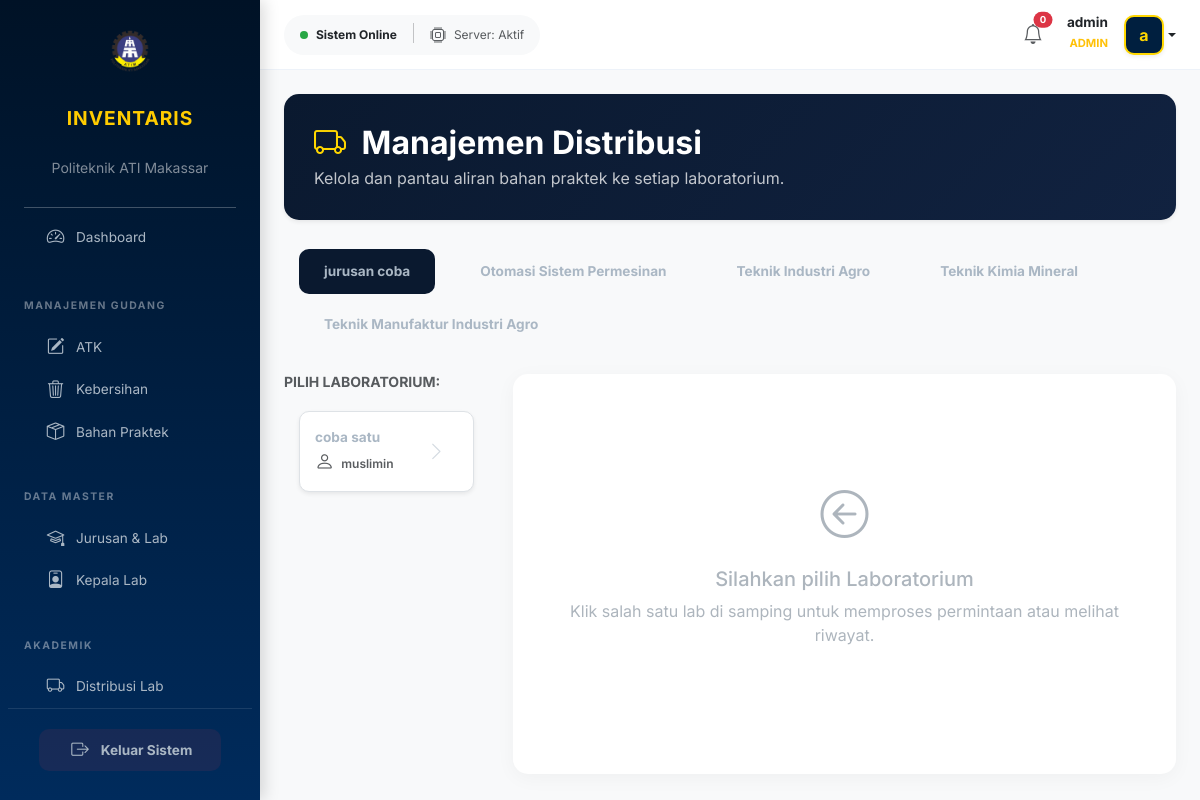
Page /modules/distribusi/index.php (signed in) on the committed database.
### tables this page shows
CREATE TABLE `jurusan` (
  `id_jurusan` int NOT NULL,
  `nama_jurusan` varchar(100) DEFAULT NULL
);

CREATE TABLE `kepala_lab` (
  `id_kepala` int NOT NULL,
  `id_lab` int DEFAULT NULL,
  `nama_kepala` varchar(100) NOT NULL,
  `username` varchar(50) DEFAULT NULL,
  `password` varchar(255) DEFAULT NULL,
  `password_plain` varchar(255) DEFAULT NULL,
  `nip` varchar(50) DEFAULT NULL,
  `kontak` varchar(20) DEFAULT NULL,
  `role` varchar(20) DEFAULT 'kepala_lab'
);

CREATE TABLE `lab` (
  `id_lab` int NOT NULL,
  `id_jurusan` int DEFAULT NULL,
  `nama_lab` varchar(100) DEFAULT NULL
);

### modules/distribusi/index.php (the view, shortened to what this page needs)
<?php
include "../../config/database.php";
$query_jurusan = mysqli_query($conn, "SELECT * FROM jurusan ORDER BY nama_jurusan ASC");
?>
<!DOCTYPE html>
<html lang="id">
<head>
    <link href="https://cdn.jsdelivr.net/npm/bootstrap@5.3.0/dist/css/bootstrap.min.css" rel="stylesheet">
    <link rel="stylesheet" href="https://cdn.jsdelivr.net/npm/bootstrap-icons@1.11.1/font/bootstrap-icons.css">
    <link href="../../assets/css/style.css" rel="stylesheet">
</head>
<body>
<div class="wrapper">
    <?php include "../../includes/sidebar.php"; ?>
    <div class="main-content">
        <?php include "../../includes/header.php"; ?>
        <div class="p-4">
            <div class="hero-banner shadow-sm">
                <div class="row align-items-center">
                    <div class="col-md-8">
                        <h2 class="fw-bold mb-1">
                            <i class="bi bi-truck me-2" style="color: var(--accent-yellow);"></i> Manajemen Distribusi</span>
                        </h2>
                        <p class="opacity-75 mb-0">Kelola dan pantau aliran bahan praktek ke setiap laboratorium.</p>
                    </div>
                </div>
            </div>
            <ul class="nav nav-pills nav-jurusan mb-4" id="pills-tab" role="tablist">
    <?php
    $active_j = true;
        mysqli_data_seek($query_jurusan, 0);
        while($j = mysqli_fetch_assoc($query_jurusan)):
            $id_jur = $j['id_jurusan'];
        ?>
        <li class="nav-item">
            <button class="nav-link position-relative <?= $active_j ? 'active' : ''; ?>"
                    data-bs-toggle="pill"
                    data-bs-target="#jur-<?= $id_jur; ?>"
                    type="button">
                <?= $j['nama_jurusan']; ?>
            </button>
        </li>
        <?php $active_j = false; endwhile; ?>
    </ul>
<div class="row">
    <div class="col-md-4 col-lg-3">
        <h6 class="fw-bold text-muted mb-3 small uppercase">PILIH LABORATORIUM:</h6>
        <div class="tab-content">
            <?php
            $active_j = true;
            mysqli_data_seek($query_jurusan, 0);
            while($j = mysqli_fetch_assoc($query_jurusan)):
                $id_jur = $j['id_jurusan'];
            ?>
            <div class="tab-pane fade <?= $active_j ? 'show active' : ''; ?>" id="jur-<?= $id_jur; ?>">
                <div class="nav flex-column nav-pills nav-lab">
                    <?php
                    $q_lab = mysqli_query($conn, "SELECT l.*, kl.id_kepala, kl.nama_kepala,
                             (SELECT COUNT(*) FROM permintaan_barang p
                              WHERE p.id_kepala = kl.id_kepala
                              AND p.status = 'pending') as total_permintaan
                             FROM lab l
                             LEFT JOIN kepala_lab kl ON l.id_lab = kl.id_lab
                             WHERE l.id_jurusan = '$id_jur'");
                    while($l = mysqli_fetch_assoc($q_lab)):
                        $id_kepala = !empty($l['id_kepala']) ? $l['id_kepala'] : '';
                        $nama_kepala = !empty($l['nama_kepala']) ? $l['nama_kepala'] : '<span class="text-danger italic">Belum ada Kepala Lab</span>';
                        $jumlah_notif = $l['total_permintaan'];
                    ?>
                    <button class="nav-link mb-2 d-flex justify-content-between align-items-center text-start position-relative shadow-sm"
                            style="border-radius: 10px;"
                            onclick="viewLabDetails('<?= $l['id_lab']; ?>', '<?= addslashes($l['nama_lab']); ?>', '<?= addslashes($j['nama_jurusan']); ?>', '<?= $id_kepala; ?>')"
                            data-bs-toggle="pill" type="button">
                        <div class="w-100">
                            <div class="fw-bold d-block text-navy"><?= $l['nama_lab']; ?></div>
                            <div class="text-muted small" style="font-size: 0.75rem;">
                                <i class="bi bi-person me-1"></i> <?= $nama_kepala; ?>
                            </div>
                        </div>
                        <?php if($jumlah_notif > 0): ?>
                            <span class="badge rounded-pill bg-danger shadow-sm pulse-notif"
                                  style="font-size: 0.7rem; padding: 5px 8px; border: 1px solid white;">
                                <?= $jumlah_notif; ?> Baru
                            </span>
                        <?php else: ?>
                            <i class="bi bi-chevron-right ms-2 opacity-50"></i>
                        <?php endif; ?>
                    </button>
                    <?php endwhile; ?>
                </div>
            </div>
            <?php $active_j = false; endwhile; ?>
        </div>
    </div>
    <div class="col-md-8 col-lg-9">
        <div class="data-container" id="distribusi-view">
            <div class="empty-state">
                <i class="bi bi-arrow-left-circle mb-3 d-block" style="font-size: 3rem;"></i>
                <h5>Silahkan pilih Laboratorium</h5>
                <p>Klik salah satu lab di samping untuk memproses permintaan atau melihat riwayat.</p>
            </div>
        </div>
    </div>
</div>
</body>
</html>

### assets/css/style.css (style rules this page uses)
:root { --primary-blue: #002b5c; --dark-blue: #001226; --accent-yellow: #FFD700; --text-gray: #aab7c4; --hover-bg: rgba(255, 255, 255, 0.08); --sidebar-width: 260px; }
body { font-family: 'Inter', sans-serif; background-color: #f8f9fa; margin: 0; overflow-x: hidden; }
.nav-link { color: var(--text-gray) !important; padding: 12px 20px; margin: 4px 15px; border-radius: 10px; display: flex; align-items: center; transition: all 0.3s ease; font-size: 0.85rem; text-decoration: none; }
.nav-link i { font-size: 1.1rem; width: 25px; margin-right: 12px; text-align: center; }

### modules/distribusi/index.php (style rules this page uses)
.nav-lab .nav-link { border: 1px solid #e2e8f0; transition: all 0.2s; padding: 12px 15px; background: white; }
:root { --navy: #0a192f; --gold: #ffcc00; --soft-bg: #f8f9fa; }
body { background-color: var(--soft-bg); font-family: 'Inter', sans-serif; }
.wrapper { display: flex; width: 100%; }
.main-content { flex: 1; margin-left: 260px; min-height: 100vh; }
.hero-banner { background: linear-gradient(135deg, var(--navy) 0%, #112240 100%); border-radius: 15px; padding: 30px; color: white; margin-bottom: 25px; position: relative; overflow: hidden; }
.nav-jurusan .nav-link { color: #6c757d; border: none; padding: 12px 25px; font-weight: 700; border-radius: 10px; transition: 0.3s; margin-right: 5px; }
.nav-jurusan .nav-link.active { background: var(--navy); color: var(--gold); }
.nav-lab .nav-link { color: var(--navy); background: #fff; border: 1px solid #dee2e6; margin-bottom: 10px; text-align: left; font-weight: 600; padding: 15px; border-radius: 12px; display: flex; align-items: center; justify-content: space-between; }
.nav-lab .nav-link i { font-size: 1.2rem; }
.data-container { background: #fff; border-radius: 15px; padding: 25px; box-shadow: 0 4px 20px rgba(0,0,0,0.04); min-height: 400px; }
.empty-state { padding: 80px 0; text-align: center; color: #adb5bd; }

### rows in the picture
jurusan: nama_jurusan "jurusan coba"
jurusan: nama_jurusan "Otomasi Sistem Permesinan"
jurusan: nama_jurusan "Teknik Industri Agro"
jurusan: nama_jurusan "Teknik Kimia Mineral"
jurusan: nama_jurusan "Teknik Manufaktur Industri Agro"
kepala_lab: id_lab.nama_lab "coba satu", nama_kepala "muslimin"

### other values in the picture
$stok_menipis "0"
$_SESSION['nama'] "admin"
$_SESSION['role'] "ADMIN"
substr($_SESSION['nama'] ?? 'A', 0, 1) "a"
